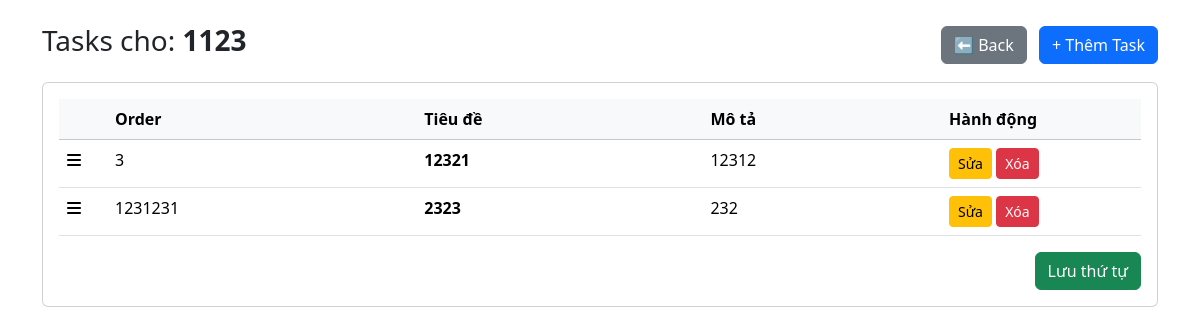
Screenshot of /admin/stages/1/tasks (signed in) with the database file from the repository.
### models.py (models this page shows)
class Stage(db.Model):
    id = db.Column(db.Integer, primary_key=True)
    roadmap_id = db.Column(db.Integer, db.ForeignKey('roadmap.id'), nullable=False)
    title = db.Column(db.String(200), nullable=False)
    description = db.Column(db.Text)
    order = db.Column(db.Integer, default=0)  # sắp xếp stage
    tasks = db.relationship('Task', backref='stage', cascade="all, delete-orphan", order_by="Task.id")

class Task(db.Model):
    id = db.Column(db.Integer, primary_key=True)
    stage_id = db.Column(db.Integer, db.ForeignKey('stage.id'))
    title = db.Column(db.String(255))
    description = db.Column(db.Text)
    is_done = db.Column(db.Boolean, default=False)
    order = db.Column(db.Integer, default=0)  # ← thêm dòng này

### app.py (the view)
@app.route('/admin/stages/<int:sid>/tasks')
@login_required
def admin_tasks(sid):
    stage = Stage.query.get_or_404(sid)
    tasks = Task.query.filter_by(stage_id=sid).order_by(Task.order).all()
    return render_template('admin/admin_tasks.html', stage=stage, tasks=tasks)

### app.py (called while the page is built)
def login_required(f):
    @wraps(f)
    def wrapper(*args, **kwargs):
        if not session.get('admin'):
            return redirect(url_for('admin_login'))
        return f(*args, **kwargs)
    return wrapper

### templates/admin/admin_tasks.html (shortened to what this page needs)
<!DOCTYPE html>
<html lang="vi">
<head>
  <link href="https://cdn.jsdelivr.net/npm/bootstrap@5.3.2/dist/css/bootstrap.min.css" rel="stylesheet">
  <link href="https://cdnjs.cloudflare.com/ajax/libs/font-awesome/6.4.0/css/all.min.css" rel="stylesheet">
</head>
<body>
<div class="container mt-4">
  <div class="d-flex justify-content-between align-items-center mb-3">
    <h3>Tasks cho: <strong>{{ stage.title }}</strong></h3>
    <div>
      <a href="{{ url_for('admin_stages', rid=stage.roadmap_id) }}" class="btn btn-secondary me-2">⬅ Back</a>
      <a href="{{ url_for('admin_tasks_new', sid=stage.id) }}" class="btn btn-primary">+ Thêm Task</a>
    </div>
  </div>
  <div class="card p-3">
    <table class="table">
      <thead class="table-light">
        <tr>
          <th style="width:48px"></th>
          <th>Order</th>
          <th>Tiêu đề</th>
          <th>Mô tả</th>
          <th style="width:200px">Hành động</th>
        </tr>
      </thead>
      <tbody id="tasks-tbody">
        {% for t in tasks %}
        <tr data-id="{{ t.id }}">
          <td class="drag-handle"><i class="fa fa-bars"></i></td>
          <td>{{ t.order }}</td>
          <td><strong>{{ t.title }}</strong></td>
          <td>{{ t.description }}</td>
          <td>
            <a href="{{ url_for('admin_tasks_edit', tid=t.id) }}" class="btn btn-sm btn-warning">Sửa</a>
            <form method="post" action="{{ url_for('admin_tasks_delete', tid=t.id) }}" style="display:inline;">
              <button class="btn btn-sm btn-danger" onclick="return confirm('Xóa task này?')">Xóa</button>
            </form>
          </td>
        </tr>
        {% endfor %}
      </tbody>
    </table>
    <div class="d-flex justify-content-end">
      <button id="save-order" class="btn btn-success">Lưu thứ tự</button>
    </div>
  </div>
</div>
</body>
</html>

### templates/admin/admin_tasks.html (style rules this page uses)
.drag-handle { cursor: grab; }

### rows the page displays
Stage: title "1123"
Task: order "3", title "12321", description "12312"
Task: order "1231231", title "2323", description "232"
